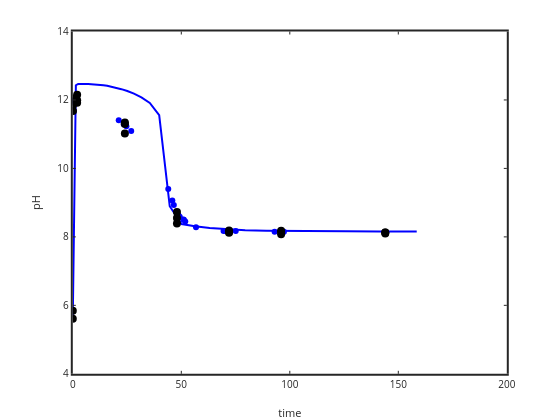

The code cell stored with this chart in its notebook:
### Code cell
plot(time,pH,'b-','linewidth',2); ylabel('pH'); xlabel('time')
hold on
plot(timeres,pHres,'bo')
plot(sampletime,samplepH,'ko','markersize',8,'markerfacecolor','k')
set(gca,'linewidth',2)

%yi = interp1 (time, pH, sampletime);
%plot(sampletime,yi,'r.')
%residual1=samplepH-yi;

%time
%pH
%sampletime
%samplepH

### Figure 1 — Plotly figure (JSON) as saved in the notebook; plotly's stock layout.template omitted (floating-point values rounded to 4 significant figures)
{"data": [{"line": {"color": "rgb(0,0,255)", "dash": "solid", "width": 2}, "marker": {"color": "rgb(0,0,255)", "line": {"color": "rgb(0,0,255)"}, "size": 6, "symbol": "none"}, "mode": "lines", "name": "", "showlegend": false, "type": "scatter", "visibility": true, "x": [0, 0, 1.122, 1.259, 1.413, 1.585, 1.778, 1.995, 2.239, 2.512, 2.818, 3.162, 3.548, 3.981, 4.467, 5.012, 5.623, 6.31, 7.079, 7.943, 8.913, 10, 11.22, 12.59, 14.13, 15.85, 17.78, 19.95, 22.39, 25.12, 28.18, 31.62, 35.48, 39.81, 44.67, 50.12, 56.23, 63.1, 70.79, 79.43, 89.13, 100, 112.2, 125.9, 141.3, 158.5], "xaxis": "x", "y": [5.65, 5.65, 12.39, 12.41, 12.43, 12.44, 12.45, 12.46, 12.46, 12.47, 12.47, 12.47, 12.47, 12.47, 12.47, 12.47, 12.47, 12.47, 12.47, 12.46, 12.46, 12.46, 12.45, 12.44, 12.43, 12.41, 12.39, 12.36, 12.32, 12.26, 12.19, 12.08, 11.91, 11.56, 8.896, 8.377, 8.308, 8.258, 8.222, 8.197, 8.181, 8.171, 8.165, 8.162, 8.16, 8.16], "yaxis": "y"}, {"line": {"color": "rgb(0,0,255)", "width": 0.5}, "marker": {"color": "rgb(0,0,255)", "line": {"color": "rgb(0,0,255)"}, "size": 6, "symbol": "circle"}, "mode": "markers", "name": "", "showlegend": false, "type": "scatter", "visibility": true, "x": [0, 0, 0.13, 0.17, 0.47, 1.85, 2.07, 21.17, 23.43, 24.7, 26.92, 44, 45.87, 46.55, 47.92, 48.65, 49.3, 50.9, 51.2, 51.83, 56.78, 69.48, 70.32, 72.02, 75.08, 93, 97.3, 144.2], "xaxis": "x", "y": [5.84, 11.92, 11.96, 11.98, 11.99, 11.99, 11.99, 11.41, 11.3, 11.23, 11.09, 9.4, 9.06, 8.93, 8.73, 8.64, 8.59, 8.51, 8.5, 8.45, 8.28, 8.17, 8.17, 8.15, 8.17, 8.15, 8.15, 8.13], "yaxis": "y"}, {"line": {"color": "rgb(0,0,0)", "width": 0.5}, "marker": {"color": "rgb(0,0,0)", "line": {"color": "rgb(0,0,0)"}, "size": 8, "symbol": "circle"}, "mode": "markers", "name": "", "showlegend": false, "type": "scatter", "visibility": true, "x": [0, 0.1, 2, 24, 48, 72, 96, 144, 0, 0.1, 2, 24, 48, 72, 96, 144, 0, 0.1, 2, 24, 48, 72, 96, 144], "xaxis": "x", "y": [5.84, 11.96, 11.99, 11.3, 8.73, 8.15, 8.15, 8.13, 5.61, 12.04, 12.15, 11.34, 8.55, 8.12, 8.08, 8.1, 11.84, 11.68, 11.92, 11.02, 8.39, 8.19, 8.18, 8.13], "yaxis": "y"}], "layout": {"height": 420, "hovermode": "closest", "margin": {"b": 0, "l": 0, "r": 0, "t": 0}, "plot_bgcolor": "rgba(0,0,0,0)", "showlegend": false, "width": 560, "xaxis": {"anchor": "y", "autorange": false, "domain": [0.13, 0.905], "exponentformat": "none", "gridcolor": "rgba(38,38,38,0.15)", "gridwidth": 2, "linecolor": "rgb(38,38,38)", "linewidth": 2, "mirror": "ticks", "range": [0, 200], "showgrid": false, "showline": true, "side": "bottom", "spikedash": "solid", "spikemode": "across", "spikesides": false, "spikethickness": 1, "tickangle": 0, "tickcolor": "rgb(38,38,38)", "tickfont": {"color": "rgb(38,38,38)", "size": 10}, "ticklen": 3, "ticks": "inside", "ticktext": ["0", "50", "100", "150", "200"], "tickvals": [0, 50, 100, 150, 200], "title": {"font": {"color": "rgb(38,38,38)", "size": 11}, "text": "time"}, "type": "linear", "visible": true, "zeroline": false}, "yaxis": {"anchor": "x", "autorange": false, "domain": [0.11, 0.925], "exponentformat": "none", "gridcolor": "rgba(38,38,38,0.15)", "gridwidth": 2, "linecolor": "rgb(38,38,38)", "linewidth": 2, "mirror": "ticks", "range": [4, 14], "showgrid": false, "showline": true, "side": "left", "spikedash": "solid", "spikemode": "across", "spikesides": false, "spikethickness": 1, "tickangle": 0, "tickcolor": "rgb(38,38,38)", "tickfont": {"color": "rgb(38,38,38)", "size": 10}, "ticklen": 3, "ticks": "inside", "ticktext": ["4", "6", "8", "10", "12", "14"], "tickvals": [4, 6, 8, 10, 12, 14], "title": {"font": {"color": "rgb(38,38,38)", "size": 11}, "text": "pH"}, "type": "linear", "visible": true, "zeroline": false}}}
